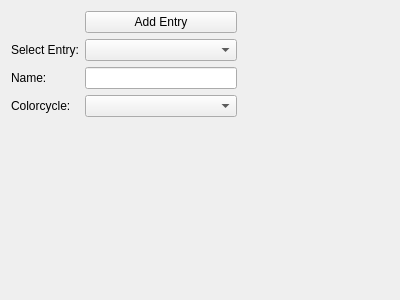
<?xml version="1.0" encoding="UTF-8"?>
<ui version="4.0">
 <class>TabChangeColorcycle</class>
 <widget class="QWidget" name="TabChangeColorcycle">
  <property name="geometry">
   <rect>
    <x>0</x>
    <y>0</y>
    <width>400</width>
    <height>300</height>
   </rect>
  </property>
  <property name="windowTitle">
   <string>Form</string>
  </property>
  <layout class="QGridLayout" name="gridLayout">
   <item row="2" column="2">
    <spacer name="horizontalSpacer">
     <property name="orientation">
      <enum>Qt::Horizontal</enum>
     </property>
     <property name="sizeHint" stdset="0">
      <size>
       <width>151</width>
       <height>20</height>
      </size>
     </property>
    </spacer>
   </item>
   <item row="1" column="0">
    <widget class="QLabel" name="label">
     <property name="text">
      <string>Select Entry:</string>
     </property>
    </widget>
   </item>
   <item row="0" column="1">
    <widget class="QPushButton" name="add_pushButton">
     <property name="text">
      <string>Add Entry</string>
     </property>
    </widget>
   </item>
   <item row="1" column="1">
    <widget class="QComboBox" name="select_comboBox"/>
   </item>
   <item row="2" column="1">
    <widget class="QLineEdit" name="name_lineEdit"/>
   </item>
   <item row="2" column="0">
    <widget class="QLabel" name="label_2">
     <property name="text">
      <string>Name:</string>
     </property>
    </widget>
   </item>
   <item row="4" column="1">
    <spacer name="verticalSpacer">
     <property name="orientation">
      <enum>Qt::Vertical</enum>
     </property>
     <property name="sizeHint" stdset="0">
      <size>
       <width>20</width>
       <height>40</height>
      </size>
     </property>
    </spacer>
   </item>
   <item row="3" column="0">
    <widget class="QLabel" name="label_3">
     <property name="text">
      <string>Colorcycle:</string>
     </property>
    </widget>
   </item>
   <item row="3" column="1">
    <widget class="QComboBox" name="colorcycle_comboBox"/>
   </item>
  </layout>
 </widget>
 <resources/>
 <connections/>
</ui>
